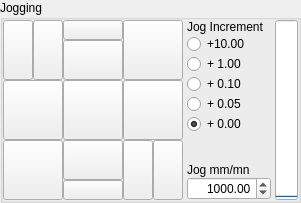
        <widget class="QGroupBox" name="grpJog">
         <property name="enabled">
          <bool>true</bool>
         </property>
         <property name="sizePolicy">
          <sizepolicy hsizetype="Minimum" vsizetype="Fixed">
           <horstretch>0</horstretch>
           <verstretch>0</verstretch>
          </sizepolicy>
         </property>
         <property name="maximumSize">
          <size>
           <width>16777215</width>
           <height>16777215</height>
          </size>
         </property>
         <property name="title">
          <string>Jogging</string>
         </property>
         <layout class="QHBoxLayout" name="horizontalLayout_17">
          <property name="spacing">
           <number>0</number>
          </property>
          <property name="leftMargin">
           <number>0</number>
          </property>
          <property name="topMargin">
           <number>0</number>
          </property>
          <property name="rightMargin">
           <number>0</number>
          </property>
          <property name="bottomMargin">
           <number>0</number>
          </property>
          <item>
           <widget class="QWidget" name="widget_2" native="true">
            <property name="sizePolicy">
             <sizepolicy hsizetype="Fixed" vsizetype="Fixed">
              <horstretch>0</horstretch>
              <verstretch>0</verstretch>
             </sizepolicy>
            </property>
            <layout class="QGridLayout" name="gridLayout_3">
             <property name="leftMargin">
              <number>0</number>
             </property>
             <property name="topMargin">
              <number>0</number>
             </property>
             <property name="rightMargin">
              <number>0</number>
             </property>
             <property name="bottomMargin">
              <number>0</number>
             </property>
             <property name="spacing">
              <number>0</number>
             </property>
             <item row="0" column="1" rowspan="2">
              <widget class="cnQPushButton" name="btnJogPlusB">
               <property name="sizePolicy">
                <sizepolicy hsizetype="Fixed" vsizetype="Fixed">
                 <horstretch>0</horstretch>
                 <verstretch>0</verstretch>
                </sizepolicy>
               </property>
               <property name="minimumSize">
                <size>
                 <width>30</width>
                 <height>60</height>
                </size>
               </property>
               <property name="maximumSize">
                <size>
                 <width>30</width>
                 <height>60</height>
                </size>
               </property>
               <property name="baseSize">
                <size>
                 <width>60</width>
                 <height>60</height>
                </size>
               </property>
               <property name="cursor">
                <cursorShape>PointingHandCursor</cursorShape>
               </property>
               <property name="text">
                <string/>
               </property>
               <property name="icon">
                <iconset resource="cn5X.qrc">
                 <normaloff>:/cn5X/images/btnJogPlusB.svg</normaloff>:/cn5X/images/btnJogPlusB.svg</iconset>
               </property>
               <property name="iconSize">
                <size>
                 <width>30</width>
                 <height>60</height>
                </size>
               </property>
              </widget>
             </item>
             <item row="3" column="0" rowspan="2" colspan="2">
              <widget class="cnQPushButton" name="btnJogMoinsY">
               <property name="sizePolicy">
                <sizepolicy hsizetype="Fixed" vsizetype="Fixed">
                 <horstretch>0</horstretch>
                 <verstretch>0</verstretch>
                </sizepolicy>
               </property>
               <property name="minimumSize">
                <size>
                 <width>60</width>
                 <height>60</height>
                </size>
               </property>
               <property name="maximumSize">
                <size>
                 <width>60</width>
                 <height>60</height>
                </size>
               </property>
               <property name="baseSize">
                <size>
                 <width>60</width>
                 <height>60</height>
                </size>
               </property>
               <property name="cursor">
                <cursorShape>PointingHandCursor</cursorShape>
               </property>
               <property name="text">
                <string/>
               </property>
               <property name="icon">
                <iconset resource="cn5X.qrc">
                 <normaloff>:/cn5X/images/btnJogMoinsY.svg</normaloff>:/cn5X/images/btnJogMoinsY.svg</iconset>
               </property>
               <property name="iconSize">
                <size>
                 <width>60</width>
                 <height>60</height>
                </size>
               </property>
              </widget>
             </item>
             <item row="2" column="3" colspan="2">
              <widget class="cnQPushButton" name="btnJogPlusX">
               <property name="sizePolicy">
                <sizepolicy hsizetype="Fixed" vsizetype="Fixed">
                 <horstretch>0</horstretch>
                 <verstretch>0</verstretch>
                </sizepolicy>
               </property>
               <property name="minimumSize">
                <size>
                 <width>60</width>
                 <height>60</height>
                </size>
               </property>
               <property name="maximumSize">
                <size>
                 <width>60</width>
                 <height>60</height>
                </size>
               </property>
               <property name="baseSize">
                <size>
                 <width>60</width>
                 <height>60</height>
                </size>
               </property>
               <property name="cursor">
                <cursorShape>PointingHandCursor</cursorShape>
               </property>
               <property name="text">
                <string/>
               </property>
               <property name="icon">
                <iconset resource="cn5X.qrc">
                 <normaloff>:/cn5X/images/btnJogPlusX.svg</normaloff>:/cn5X/images/btnJogPlusX.svg</iconset>
               </property>
               <property name="iconSize">
                <size>
                 <width>60</width>
                 <height>60</height>
                </size>
               </property>
              </widget>
             </item>
             <item row="3" column="4" rowspan="2">
              <widget class="cnQPushButton" name="btnJogMoinsB">
               <property name="sizePolicy">
                <sizepolicy hsizetype="Fixed" vsizetype="Fixed">
                 <horstretch>0</horstretch>
                 <verstretch>0</verstretch>
                </sizepolicy>
               </property>
               <property name="minimumSize">
                <size>
                 <width>30</width>
                 <height>60</height>
                </size>
               </property>
               <property name="maximumSize">
                <size>
                 <width>30</width>
                 <height>60</height>
                </size>
               </property>
               <property name="baseSize">
                <size>
                 <width>60</width>
                 <height>60</height>
                </size>
               </property>
               <property name="cursor">
                <cursorShape>PointingHandCursor</cursorShape>
               </property>
               <property name="text">
                <string/>
               </property>
               <property name="icon">
                <iconset resource="cn5X.qrc">
                 <normaloff>:/cn5X/images/btnJogMoinsB.svg</normaloff>:/cn5X/images/btnJogMoinsB.svg</iconset>
               </property>
               <property name="iconSize">
                <size>
                 <width>30</width>
                 <height>60</height>
                </size>
               </property>
              </widget>
             </item>
             <item row="3" column="3" rowspan="2">
              <widget class="cnQPushButton" name="btnJogMoinsA">
               <property name="sizePolicy">
                <sizepolicy hsizetype="Fixed" vsizetype="Fixed">
                 <horstretch>0</horstretch>
                 <verstretch>0</verstretch>
                </sizepolicy>
               </property>
               <property name="minimumSize">
                <size>
                 <width>30</width>
                 <height>60</height>
                </size>
               </property>
               <property name="maximumSize">
                <size>
                 <width>30</width>
                 <height>60</height>
                </size>
               </property>
               <property name="baseSize">
                <size>
                 <width>60</width>
                 <height>60</height>
                </size>
               </property>
               <property name="cursor">
                <cursorShape>PointingHandCursor</cursorShape>
               </property>
               <property name="text">
                <string/>
               </property>
               <property name="icon">
                <iconset resource="cn5X.qrc">
                 <normaloff>:/cn5X/images/btnJogMoinsA.svg</normaloff>:/cn5X/images/btnJogMoinsA.svg</iconset>
               </property>
               <property name="iconSize">
                <size>
                 <width>30</width>
                 <height>60</height>
                </size>
               </property>
              </widget>
             </item>
             <item row="0" column="2">
              <widget class="cnQPushButton" name="btnJogPlusC">
               <property name="sizePolicy">
                <sizepolicy hsizetype="Fixed" vsizetype="Fixed">
                 <horstretch>0</horstretch>
                 <verstretch>0</verstretch>
                </sizepolicy>
               </property>
               <property name="minimumSize">
                <size>
                 <width>60</width>
                 <height>20</height>
                </size>
               </property>
               <property name="maximumSize">
                <size>
                 <width>60</width>
                 <height>20</height>
                </size>
               </property>
               <property name="baseSize">
                <size>
                 <width>60</width>
                 <height>60</height>
                </size>
               </property>
               <property name="text">
                <string/>
               </property>
               <property name="icon">
                <iconset resource="cn5X.qrc">
                 <normaloff>:/cn5X/images/btnJogPlusC.svg</normaloff>:/cn5X/images/btnJogPlusC.svg</iconset>
               </property>
               <property name="iconSize">
                <size>
                 <width>60</width>
                 <height>20</height>
                </size>
               </property>
              </widget>
             </item>
             <item row="2" column="2">
              <widget class="cnQPushButton" name="btnJogStop">
               <property name="sizePolicy">
                <sizepolicy hsizetype="Fixed" vsizetype="Fixed">
                 <horstretch>0</horstretch>
                 <verstretch>0</verstretch>
                </sizepolicy>
               </property>
               <property name="minimumSize">
                <size>
                 <width>60</width>
                 <height>60</height>
                </size>
               </property>
               <property name="maximumSize">
                <size>
                 <width>60</width>
                 <height>60</height>
                </size>
               </property>
               <property name="baseSize">
                <size>
                 <width>60</width>
                 <height>60</height>
                </size>
               </property>
               <property name="cursor">
                <cursorShape>PointingHandCursor</cursorShape>
               </property>
               <property name="text">
                <string/>
               </property>
               <property name="icon">
                <iconset resource="cn5X.qrc">
                 <normaloff>:/cn5X/images/btnJogStop.svg</normaloff>:/cn5X/images/btnJogStop.svg</iconset>
               </property>
               <property name="iconSize">
                <size>
                 <width>60</width>
                 <height>60</height>
                </size>
               </property>
              </widget>
             </item>
             <item row="3" column="2">
              <widget class="cnQPushButton" name="btnJogMoinsZ">
               <property name="sizePolicy">
                <sizepolicy hsizetype="Fixed" vsizetype="Fixed">
                 <horstretch>0</horstretch>
                 <verstretch>0</verstretch>
                </sizepolicy>
               </property>
               <property name="minimumSize">
                <size>
                 <width>60</width>
                 <height>40</height>
                </size>
               </property>
               <property name="maximumSize">
                <size>
                 <width>60</width>
                 <height>40</height>
                </size>
               </property>
               <property name="baseSize">
                <size>
                 <width>60</width>
                 <height>60</height>
                </size>
               </property>
               <property name="cursor">
                <cursorShape>PointingHandCursor</cursorShape>
               </property>
               <property name="text">
                <string/>
               </property>
               <property name="icon">
                <iconset resource="cn5X.qrc">
                 <normaloff>:/cn5X/images/btnJogMoinsZ.svg</normaloff>:/cn5X/images/btnJogMoinsZ.svg</iconset>
               </property>
               <property name="iconSize">
                <size>
                 <width>60</width>
                 <height>40</height>
                </size>
               </property>
              </widget>
             </item>
             <item row="1" column="2">
              <widget class="cnQPushButton" name="btnJogPlusZ">
               <property name="sizePolicy">
                <sizepolicy hsizetype="Fixed" vsizetype="Fixed">
                 <horstretch>0</horstretch>
                 <verstretch>0</verstretch>
                </sizepolicy>
               </property>
               <property name="minimumSize">
                <size>
                 <width>60</width>
                 <height>40</height>
                </size>
               </property>
               <property name="maximumSize">
                <size>
                 <width>60</width>
                 <height>40</height>
                </size>
               </property>
               <property name="baseSize">
                <size>
                 <width>60</width>
                 <height>60</height>
                </size>
               </property>
               <property name="cursor">
                <cursorShape>PointingHandCursor</cursorShape>
               </property>
               <property name="text">
                <string/>
               </property>
               <property name="icon">
                <iconset resource="cn5X.qrc">
                 <normaloff>:/cn5X/images/btnJogPlusZ.svg</normaloff>:/cn5X/images/btnJogPlusZ.svg</iconset>
               </property>
               <property name="iconSize">
                <size>
                 <width>60</width>
                 <height>40</height>
                </size>
               </property>
              </widget>
             </item>
             <item row="4" column="2">
              <widget class="cnQPushButton" name="btnJogMoinsC">
               <property name="sizePolicy">
                <sizepolicy hsizetype="Fixed" vsizetype="Fixed">
                 <horstretch>0</horstretch>
                 <verstretch>0</verstretch>
                </sizepolicy>
               </property>
               <property name="minimumSize">
                <size>
                 <width>60</width>
                 <height>20</height>
                </size>
               </property>
               <property name="maximumSize">
                <size>
                 <width>60</width>
                 <height>20</height>
                </size>
               </property>
               <property name="baseSize">
                <size>
                 <width>60</width>
                 <height>60</height>
                </size>
               </property>
               <property name="text">
                <string/>
               </property>
               <property name="icon">
                <iconset resource="cn5X.qrc">
                 <normaloff>:/cn5X/images/btnJogMoinsC.svg</normaloff>:/cn5X/images/btnJogMoinsC.svg</iconset>
               </property>
               <property name="iconSize">
                <size>
                 <width>60</width>
                 <height>20</height>
                </size>
               </property>
              </widget>
             </item>
             <item row="0" column="3" rowspan="2" colspan="2">
              <widget class="cnQPushButton" name="btnJogPlusY">
               <property name="sizePolicy">
                <sizepolicy hsizetype="Fixed" vsizetype="Fixed">
                 <horstretch>0</horstretch>
                 <verstretch>0</verstretch>
                </sizepolicy>
               </property>
               <property name="minimumSize">
                <size>
                 <width>60</width>
                 <height>60</height>
                </size>
               </property>
               <property name="maximumSize">
                <size>
                 <width>60</width>
                 <height>60</height>
                </size>
               </property>
               <property name="baseSize">
                <size>
                 <width>60</width>
                 <height>60</height>
                </size>
               </property>
               <property name="cursor">
                <cursorShape>PointingHandCursor</cursorShape>
               </property>
               <property name="text">
                <string/>
               </property>
               <property name="icon">
                <iconset resource="cn5X.qrc">
                 <normaloff>:/cn5X/images/btnJogPlusY.svg</normaloff>:/cn5X/images/btnJogPlusY.svg</iconset>
               </property>
               <property name="iconSize">
                <size>
                 <width>60</width>
                 <height>60</height>
                </size>
               </property>
              </widget>
             </item>
             <item row="2" column="0" colspan="2">
              <widget class="cnQPushButton" name="btnJogMoinsX">
               <property name="sizePolicy">
                <sizepolicy hsizetype="Fixed" vsizetype="Fixed">
                 <horstretch>0</horstretch>
                 <verstretch>0</verstretch>
                </sizepolicy>
               </property>
               <property name="minimumSize">
                <size>
                 <width>60</width>
                 <height>60</height>
                </size>
               </property>
               <property name="maximumSize">
                <size>
                 <width>60</width>
                 <height>60</height>
                </size>
               </property>
               <property name="baseSize">
                <size>
                 <width>60</width>
                 <height>60</height>
                </size>
               </property>
               <property name="cursor">
                <cursorShape>PointingHandCursor</cursorShape>
               </property>
               <property name="text">
                <string/>
               </property>
               <property name="icon">
                <iconset resource="cn5X.qrc">
                 <normaloff>:/cn5X/images/btnJogMoinsX.svg</normaloff>:/cn5X/images/btnJogMoinsX.svg</iconset>
               </property>
               <property name="iconSize">
                <size>
                 <width>60</width>
                 <height>60</height>
                </size>
               </property>
              </widget>
             </item>
             <item row="0" column="0" rowspan="2">
              <widget class="cnQPushButton" name="btnJogPlusA">
               <property name="sizePolicy">
                <sizepolicy hsizetype="Fixed" vsizetype="Fixed">
                 <horstretch>0</horstretch>
                 <verstretch>0</verstretch>
                </sizepolicy>
               </property>
               <property name="minimumSize">
                <size>
                 <width>30</width>
                 <height>60</height>
                </size>
               </property>
               <property name="maximumSize">
                <size>
                 <width>30</width>
                 <height>60</height>
                </size>
               </property>
               <property name="baseSize">
                <size>
                 <width>60</width>
                 <height>60</height>
                </size>
               </property>
               <property name="cursor">
                <cursorShape>PointingHandCursor</cursorShape>
               </property>
               <property name="text">
                <string/>
               </property>
               <property name="icon">
                <iconset resource="cn5X.qrc">
                 <normaloff>:/cn5X/images/btnJogPlusA.svg</normaloff>:/cn5X/images/btnJogPlusA.svg</iconset>
               </property>
               <property name="iconSize">
                <size>
                 <width>30</width>
                 <height>60</height>
                </size>
               </property>
              </widget>
             </item>
            </layout>
           </widget>
          </item>
          <item>
           <widget class="QWidget" name="widget" native="true">
            <property name="sizePolicy">
             <sizepolicy hsizetype="Minimum" vsizetype="Minimum">
              <horstretch>0</horstretch>
              <verstretch>0</verstretch>
             </sizepolicy>
            </property>
            <layout class="QHBoxLayout" name="horizontalLayout_13">
             <property name="spacing">
              <number>0</number>
             </property>
             <property name="leftMargin">
              <number>0</number>
             </property>
             <property name="topMargin">
              <number>0</number>
             </property>
             <property name="rightMargin">
              <number>0</number>
             </property>
             <property name="bottomMargin">
              <number>0</number>
             </property>
             <item>
              <widget class="QWidget" name="frmJogIncrement" native="true">
               <property name="sizePolicy">
                <sizepolicy hsizetype="Minimum" vsizetype="Minimum">
                 <horstretch>0</horstretch>
                 <verstretch>0</verstretch>
                </sizepolicy>
               </property>
               <property name="minimumSize">
                <size>
                 <width>0</width>
                 <height>180</height>
                </size>
               </property>
               <property name="maximumSize">
                <size>
                 <width>16777215</width>
                 <height>180</height>
                </size>
               </property>
               <layout class="QVBoxLayout" name="verticalLayout_10">
                <property name="spacing">
                 <number>0</number>
                </property>
                <property name="leftMargin">
                 <number>4</number>
                </property>
                <property name="topMargin">
                 <number>0</number>
                </property>
                <property name="rightMargin">
                 <number>4</number>
                </property>
                <property name="bottomMargin">
                 <number>0</number>
                </property>
                <item>
                 <widget class="QLabel" name="label_4">
                  <property name="sizePolicy">
                   <sizepolicy hsizetype="Minimum" vsizetype="Fixed">
                    <horstretch>0</horstretch>
                    <verstretch>0</verstretch>
                   </sizepolicy>
                  </property>
                  <property name="text">
                   <string>Jog Increment</string>
                  </property>
                 </widget>
                </item>
                <item>
                 <widget class="QRadioButton" name="rbtJog1000">
                  <property name="sizePolicy">
                   <sizepolicy hsizetype="Minimum" vsizetype="Fixed">
                    <horstretch>0</horstretch>
                    <verstretch>0</verstretch>
                   </sizepolicy>
                  </property>
                  <property name="cursor">
                   <cursorShape>PointingHandCursor</cursorShape>
                  </property>
                  <property name="text">
                   <string notr="true">+10.00</string>
                  </property>
                 </widget>
                </item>
                <item>
                 <widget class="QRadioButton" name="rbtJog0100">
                  <property name="sizePolicy">
                   <sizepolicy hsizetype="Minimum" vsizetype="Fixed">
                    <horstretch>0</horstretch>
                    <verstretch>0</verstretch>
                   </sizepolicy>
                  </property>
                  <property name="cursor">
                   <cursorShape>PointingHandCursor</cursorShape>
                  </property>
                  <property name="text">
                   <string notr="true">+ 1.00</string>
                  </property>
                 </widget>
                </item>
                <item>
                 <widget class="QRadioButton" name="rbtJog0010">
                  <property name="sizePolicy">
                   <sizepolicy hsizetype="Minimum" vsizetype="Fixed">
                    <horstretch>0</horstretch>
                    <verstretch>0</verstretch>
                   </sizepolicy>
                  </property>
                  <property name="cursor">
                   <cursorShape>PointingHandCursor</cursorShape>
                  </property>
                  <property name="text">
                   <string notr="true">+ 0.10</string>
                  </property>
                 </widget>
                </item>
                <item>
                 <widget class="QRadioButton" name="rbtJog0001">
                  <property name="sizePolicy">
                   <sizepolicy hsizetype="Minimum" vsizetype="Fixed">
                    <horstretch>0</horstretch>
                    <verstretch>0</verstretch>
                   </sizepolicy>
                  </property>
                  <property name="cursor">
                   <cursorShape>PointingHandCursor</cursorShape>
                  </property>
                  <property name="text">
                   <string notr="true">+ 0.05</string>
                  </property>
                 </widget>
                </item>
                <item>
                 <widget class="QRadioButton" name="rbtJog0000">
                  <property name="sizePolicy">
                   <sizepolicy hsizetype="Minimum" vsizetype="Fixed">
                    <horstretch>0</horstretch>
                    <verstretch>0</verstretch>
                   </sizepolicy>
                  </property>
                  <property name="cursor">
                   <cursorShape>PointingHandCursor</cursorShape>
                  </property>
                  <property name="text">
                   <string notr="true">+ 0.00</string>
                  </property>
                  <property name="checked">
                   <bool>true</bool>
                  </property>
                 </widget>
                </item>
                <item>
                 <spacer name="verticalSpacer_5">
                  <property name="sizePolicy">
                   <sizepolicy hsizetype="Minimum" vsizetype="Expanding">
                    <horstretch>0</horstretch>
                    <verstretch>0</verstretch>
                   </sizepolicy>
                  </property>
                  <property name="orientation">
                   <enum>Qt::Vertical</enum>
                  </property>
                  <property name="sizeType">
                   <enum>QSizePolicy::Expanding</enum>
                  </property>
                  <property name="sizeHint" stdset="0">
                   <size>
                    <width>20</width>
                    <height>40</height>
                   </size>
                  </property>
                 </spacer>
                </item>
                <item>
                 <widget class="QLabel" name="label_3">
                  <property name="sizePolicy">
                   <sizepolicy hsizetype="Minimum" vsizetype="Fixed">
                    <horstretch>0</horstretch>
                    <verstretch>0</verstretch>
                   </sizepolicy>
                  </property>
                  <property name="text">
                   <string>Jog mm/mn</string>
                  </property>
                 </widget>
                </item>
                <item>
                 <widget class="QDoubleSpinBox" name="dsbJogSpeed">
                  <property name="sizePolicy">
                   <sizepolicy hsizetype="Minimum" vsizetype="Fixed">
                    <horstretch>0</horstretch>
                    <verstretch>0</verstretch>
                   </sizepolicy>
                  </property>
                  <property name="minimumSize">
                   <size>
                    <width>84</width>
                    <height>0</height>
                   </size>
                  </property>
                  <property name="alignment">
                   <set>Qt::AlignRight|Qt::AlignTrailing|Qt::AlignVCenter</set>
                  </property>
                  <property name="decimals">
                   <number>2</number>
                  </property>
                  <property name="maximum">
                   <double>100000.000000000000000</double>
                  </property>
                  <property name="singleStep">
                   <double>100.000000000000000</double>
                  </property>
                  <property name="value">
                   <double>1000.000000000000000</double>
                  </property>
                 </widget>
                </item>
               </layout>
              </widget>
             </item>
             <item>
              <widget class="QProgressBar" name="progressBufferState">
               <property name="sizePolicy">
                <sizepolicy hsizetype="Fixed" vsizetype="Fixed">
                 <horstretch>0</horstretch>
                 <verstretch>0</verstretch>
                </sizepolicy>
               </property>
               <property name="minimumSize">
                <size>
                 <width>23</width>
                 <height>180</height>
                </size>
               </property>
               <property name="maximumSize">
                <size>
                 <width>23</width>
                 <height>180</height>
                </size>
               </property>
               <property name="maximum">
                <number>128</number>
               </property>
               <property name="value">
                <number>0</number>
               </property>
               <property name="orientation">
                <enum>Qt::Vertical</enum>
               </property>
               <property name="format">
                <string/>
               </property>
              </widget>
             </item>
            </layout>
           </widget>
          </item>
         </layout>
        </widget>
